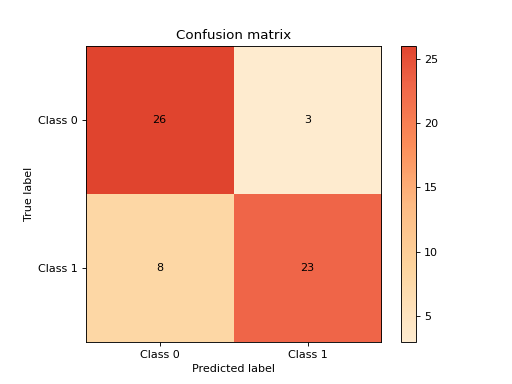

The Python source for this figure:
import matplotlib.pyplot as plt
from sklearn import datasets
from sklearn.ensemble import RandomForestClassifier
from sklearn.model_selection import train_test_split

from sklearn_evaluation import plot

X, y = datasets.make_classification(200, 10, n_informative=5, class_sep=0.65)

X_train, X_test, y_train, y_test = train_test_split(X, y, test_size=0.3)

est = RandomForestClassifier()
est.fit(X_train, y_train)

y_pred = est.predict(X_test)
y_score = est.predict_proba(X_test)
y_true = y_test

plot.confusion_matrix(y_true, y_pred)
plt.show()
